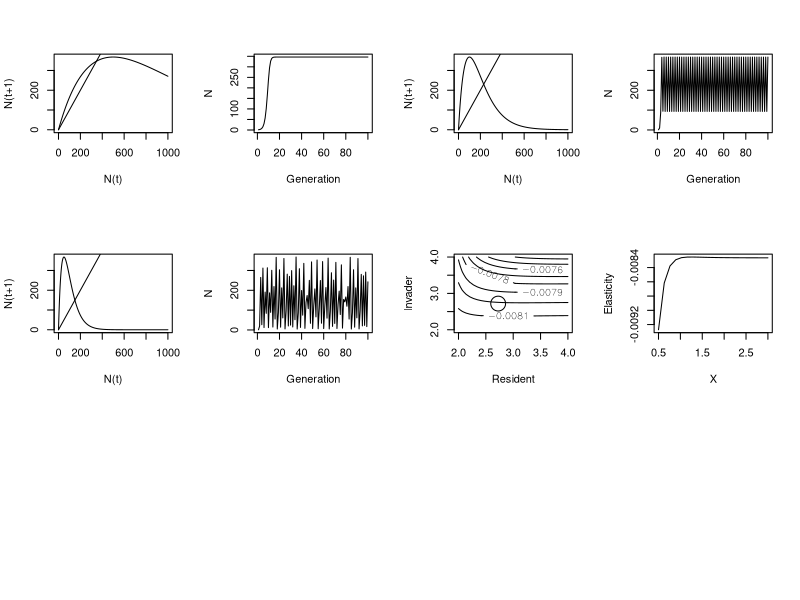

Here is the R script that generated this plot: (Note: this script raises an error after producing the figure.)
# using Fisherian optimization
rm(list=ls())
par(mfrow=c(3,4))

dd = function(n, alpha, beta) {
    alpha*exp(-beta*n)
}


#### MAIN PROGRAM ####
A = c(2, 10, 20)
Factor = 0.001
N.t = seq(from=0, to=1000)
Maxgen = 100
Generation = seq(1, Maxgen)
for(j in 1:3) {
    Alpha = A[j]
    Beta = Alpha * Factor
    # first plot 
    N = length(N.t)
    N.tplus1 = matrix(0, N)
    for(i in 1:N) {
        N.tplus1[i] = N.t[i] * dd(N.t[i], Alpha, Beta)
    }
    plot(N.t, N.tplus1, type='l', xlab='N(t)', ylab='N(t+1)')
    lines(N.t, N.t)
    # second plot
    N = matrix(0, Maxgen)
    N[1] = 1
    for(i in 2:Maxgen) {
        N[i] = N[i-1] * dd(N[i-1], Alpha, Beta)
    }
    plot(Generation, N, type='l')
}    

Maxgen1 = 50
Maxgen2 = 300
Tot.Gen = Maxgen1 + Maxgen2
Generation = seq(from=1, to=Tot.Gen)
N.Start = 10 + Maxgen1
pop.dynamics = function(alpha) {
    alpha.resident <- alpha[1]
    alpha.invader <- alpha[2]
    n.resident <- n.invader <- matrix(0, Tot.Gen)
    n.resident[1] <- 1
    n.invader[Maxgen1] <- 1
    # resident only period
    for(i in 2:Maxgen1) {
        n.resident[i] <- dd(alpha.resident, n.resident[i-1], n.resident[i-1])
    }
    # introduce invader
    j <- Maxgen1 + 1
    for(i in j:Tot.Gen) {
        n.total <- n.resident[i-1] + n.invader[i-1]
        n.resident[i] <- dd(alpha.resident, n.resident[i-1], n.total)
        n.invader[i] <- dd(alpha.invader, n.invader[i-1], n.total)
    }

    # linear regression
    invasion.model <- lm(log(n.invader[N.Start:Tot.Gen]) ~ Generation[N.Start:Tot.Gen])
    # elasticity value = regression slope
    elasticity <- invasion.model$coeff[2]
    
    return(elasticity)
}

# execute invasion model
N1 = 30
X.Resident <- seq(from=2, to=4, length=N1)
X.Invader <- X.Resident
D <- expand.grid(X.Resident, X.Invader)
# generate values at combinations
Z <- apply(D, 1, pop.dynamics)
Z.Mat <- matrix(Z, N1, N1)

# contour plot
contour(X.Resident, X.Invader, Z.Mat, xlab="Resident", ylab="Invader")
points(2.725109, 2.72, cex=3)


# Elasticity analysis
pop.dynamics2 = function(x, coeff) {
    pop.dynamics(c(x, coeff))
}

Increments = 20
Coeff = 0.995
X = matrix(seq(from=0.5, to=3.0, length=Increments))
Elasticity = apply(X, 1, pop.dynamics2, Coeff)

plot(X, Elasticity, type='l')
lines(c(0.5, 3.0), c(0, 0))

# calculate optimum
Optimum = optimize(pop.dynamics2, interval=c(0.5, 3.0), Coeff)
## Optimum = uniroot(pop.dynamics2, interval=c(1.5, 3.0), Coeff)
Best.X = Optimum$minimum
## Best.X = Optimum$root
print('Optimum body size')
print(signif(Best.X, 6))

## Best.X = 1.68703 # don't know why uniroot is not giving correct value
Coeffs = X / Best.X
Invasion.Exp = matrix(0, Increments, 1) # allocate matrix

for(i in 1:Increments) {
    Invasion.Exp[i] = pop.dynamics2(Best.X, Coeff[i])
}

plot(X, Invasion.Exp, type='l')
points(Best.X, 0, cex=2)

